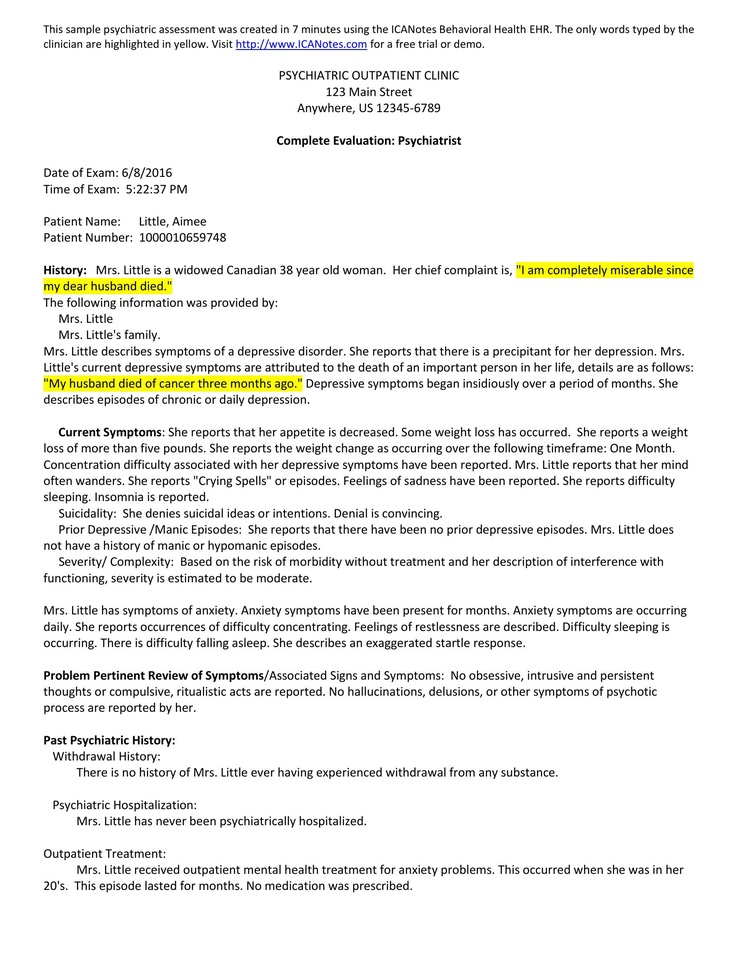
#> input picture Ocr modal/page_0.jpg, 738 x 956 px, shrunk from 1700 x 2200 before the run; its folder holds only this picture in this run
$ python improved_ocr.py
#> lines starting #> are read from the running program, lines starting #| are printed output that depends on the picture; after the words box and inside, x2 and y2 are one past the last pixel; in counts of white or black regions, pixels touching at a corner belong together
import cv2
import pytesseract
import glob
import os
import numpy as np

# Set the Tesseract path (Windows users)
pytesseract.pytesseract.tesseract_cmd = r"C:\Program Files\Tesseract-OCR\tesseract.exe"

def preprocess_image(image):
    # Convert to grayscale
    gray = cv2.cvtColor(image, cv2.COLOR_BGR2GRAY)

    # Apply bilateral filter to remove noise while preserving edges
    denoised = cv2.bilateralFilter(gray, 9, 75, 75)

    # Apply adaptive thresholding
    thresh = cv2.adaptiveThreshold(
        denoised, 255, cv2.ADAPTIVE_THRESH_GAUSSIAN_C,
        cv2.THRESH_BINARY, 11, 2
    )

    # Apply dilation to connect text components
    kernel = np.ones((1,1), np.uint8)
    dilated = cv2.dilate(thresh, kernel, iterations=1)

    return dilated

def extract_text(image_path):
    try:
        # Read image
        img = cv2.imread(image_path)

        if img is None:
            raise ValueError(f"Could not read image: {image_path}")

        # Get image dimensions
        height, width = img.shape[:2]

        # Check if image is too small
        if width < 100 or height < 100:
            raise ValueError(f"Image is too small: {width}x{height}")

        # Preprocess image
        processed = preprocess_image(img)

        # Save preprocessed image for debugging
        debug_dir = "debug_images"
        os.makedirs(debug_dir, exist_ok=True)
        debug_path = os.path.join(debug_dir, f"processed_{os.path.basename(image_path)}")
        cv2.imwrite(debug_path, processed)

        # OCR Configuration
        custom_config = r'--oem 3 --psm 6 -l eng --dpi 300'

        # Perform OCR
        text = pytesseract.image_to_string(processed, config=custom_config)

        # Clean up text
        text = text.strip()

        if not text:
            print(f"Warning: No text extracted from {image_path}")

        return text

    except Exception as e:
        print(f"Error processing {image_path}: {str(e)}")
        return ""

def main():
    # Get all image files
    image_files = sorted(glob.glob("page_*.jpg"))

    if not image_files:
        print("No image files found matching pattern 'page_*.jpg'")
        return

    # Define separator
    separator = "\n" + "=" * 50 + "\n"

    # Store extracted text from all images
    all_text = []

    print(f"\nFound {len(image_files)} images to process")

    for image_path in image_files:
        try:
            print(f"\nProcessing: {image_path}")

            # Check if file exists and is readable
            if not os.path.isfile(image_path):
                print(f"Error: File {image_path} does not exist or is not accessible")
                continue

            # Extract text from image
            text = extract_text(image_path)
#> in extract_text, img is the input picture: shape (956, 738, 3); mean B, G, R 237.7, 240.1, 240.1
#> in preprocess_image, `denoised = cv2.bilateralFilter(gray, 9, 75, 75)`:
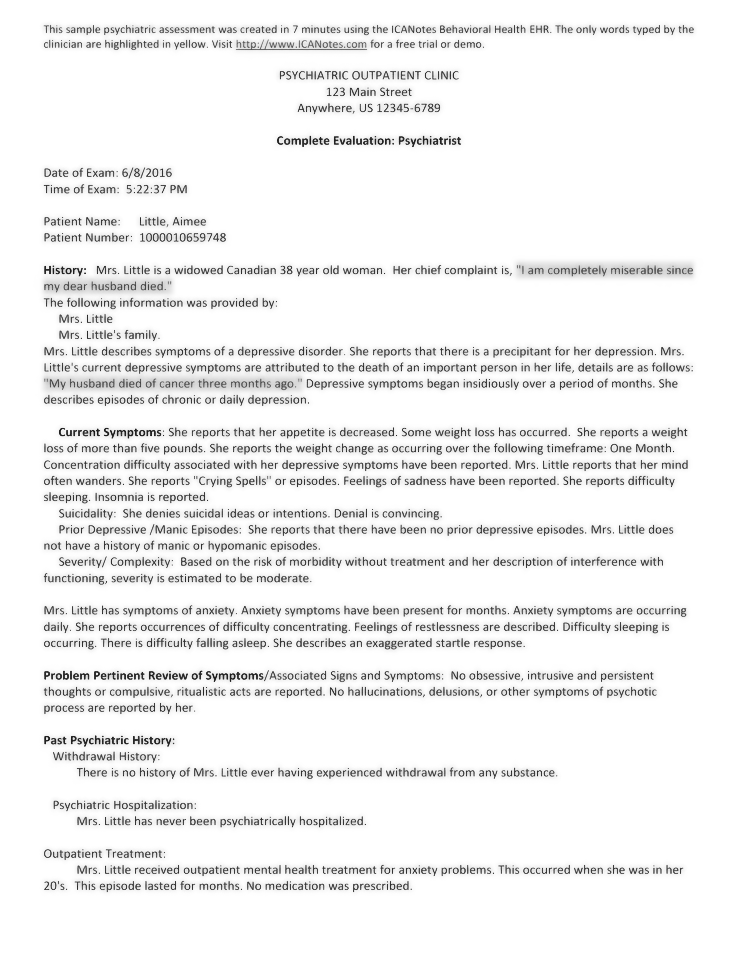
#> denoised: shape (956, 738); min 24, max 255, mean 241.1
#> in preprocess_image, `thresh = cv2.adaptiveThreshold( denoised, 255, cv2.ADAPTIVE_THRESH_GAU..`:
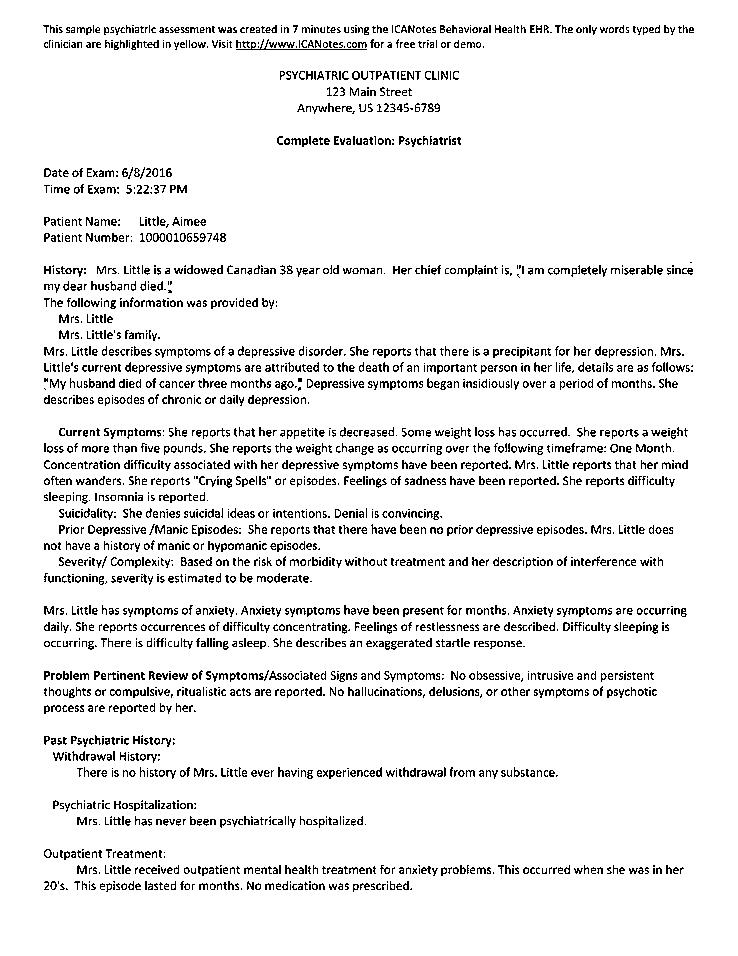
#> thresh: shape (956, 738); 92.8% white; black in thin lines or dots, all inside (x1, y1, x2, y2) = (43, 25, 694, 892)

            if text:
                # Append result with file name
                page_text = f"Page: {image_path}\n{text}"
                all_text.append(page_text)
                print(f"Successfully extracted text from {image_path}")
                print(f"Preview of extracted text:\n{text[:200]}...")
            else:
                print(f"Warning: No text could be extracted from {image_path}")

        except Exception as e:
            print(f"Error processing {image_path}: {str(e)}")
            continue

    if not all_text:
        print("\nWarning: No text was extracted from any images")
        return

    # Combine all text with separator
    final_output = separator.join(all_text)

    # Create output directory if it doesn't exist
    output_dir = "ocr_output"
    os.makedirs(output_dir, exist_ok=True)

    # Save output to a file
    output_file = os.path.join(output_dir, "final_output.txt")
    try:
        with open(output_file, "w", encoding="utf-8") as f:
            f.write(final_output)
        print(f"\nOutput saved to: {output_file}")

        # Print preview of final output
        print("\nPreview of Final Extracted Text:")
        preview_length = min(500, len(final_output))
        print(final_output[:preview_length] + "..." if len(final_output) > preview_length else final_output)

    except Exception as e:
        print(f"Error saving output: {str(e)}")

if __name__ == "__main__":
    main()
#> (the call stopped at in extract_text, `text = pytesseract.image_to_string(processed, config=custom_config)`: pytesseract is not available in this run)

$ run again, on Ocr modal/page_1.jpg
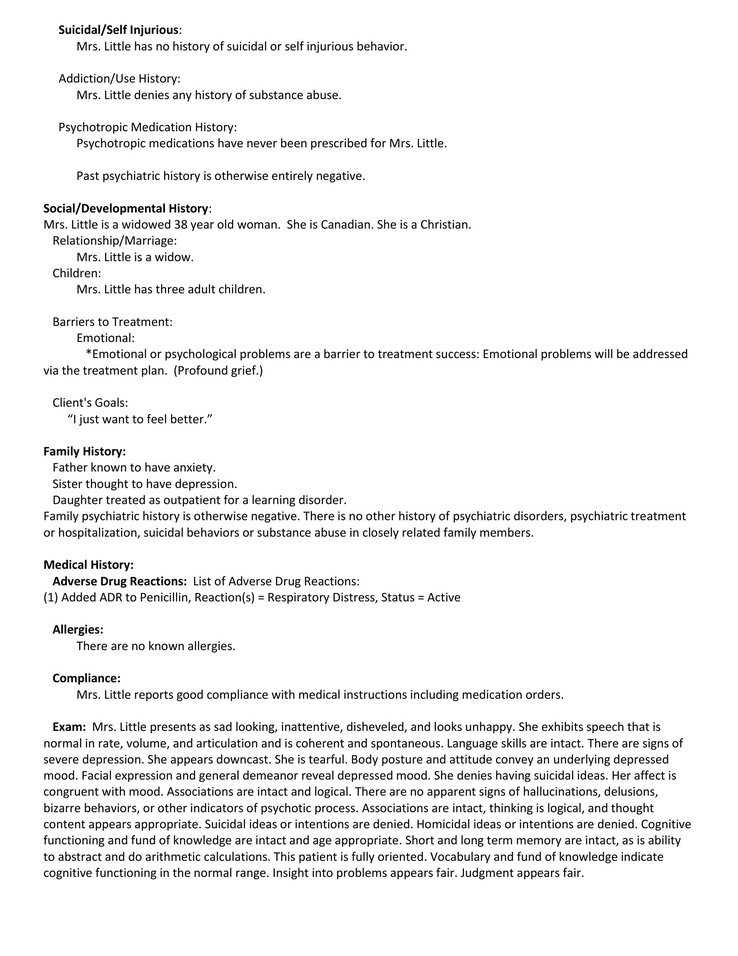
#> input picture Ocr modal/page_1.jpg, 738 x 956 px, shrunk from 1700 x 2200 before the run
#> in extract_text, img is the input picture: shape (956, 738, 3); min 0, max 255, mean 242.2
#> in preprocess_image, `thresh = cv2.adaptiveThreshold( denoised, 255, cv2.ADAPTIVE_THRESH_GAU..`:
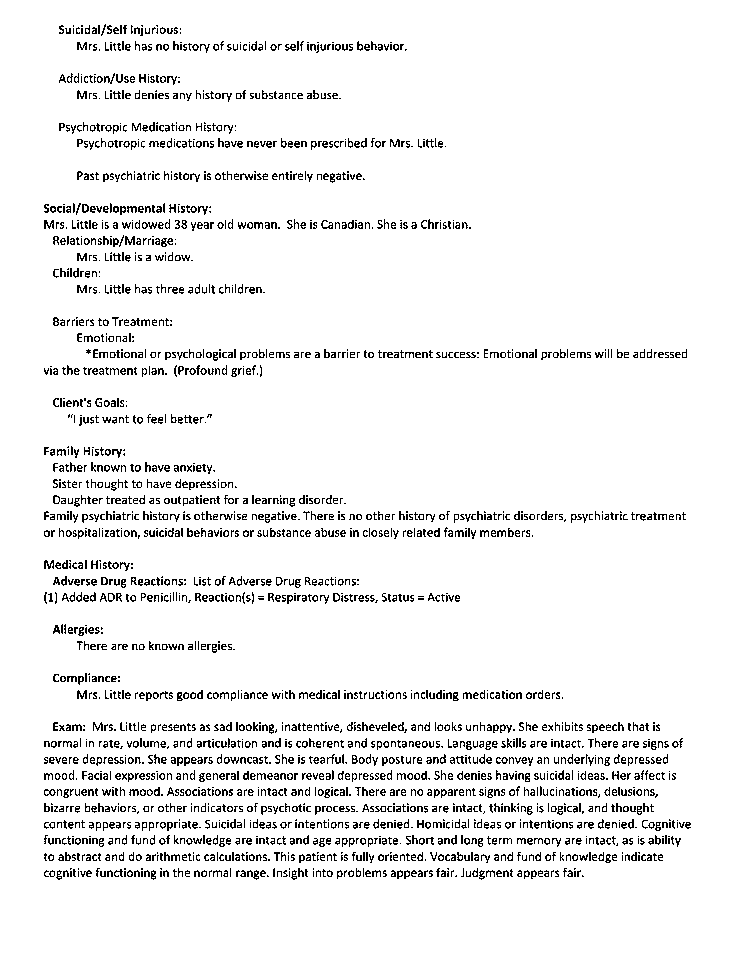
#> thresh: shape (956, 738); 93.9% white; black in thin lines or dots, all inside (x1, y1, x2, y2) = (44, 24, 691, 880)

$ run again, on Ocr modal/page_2.jpg
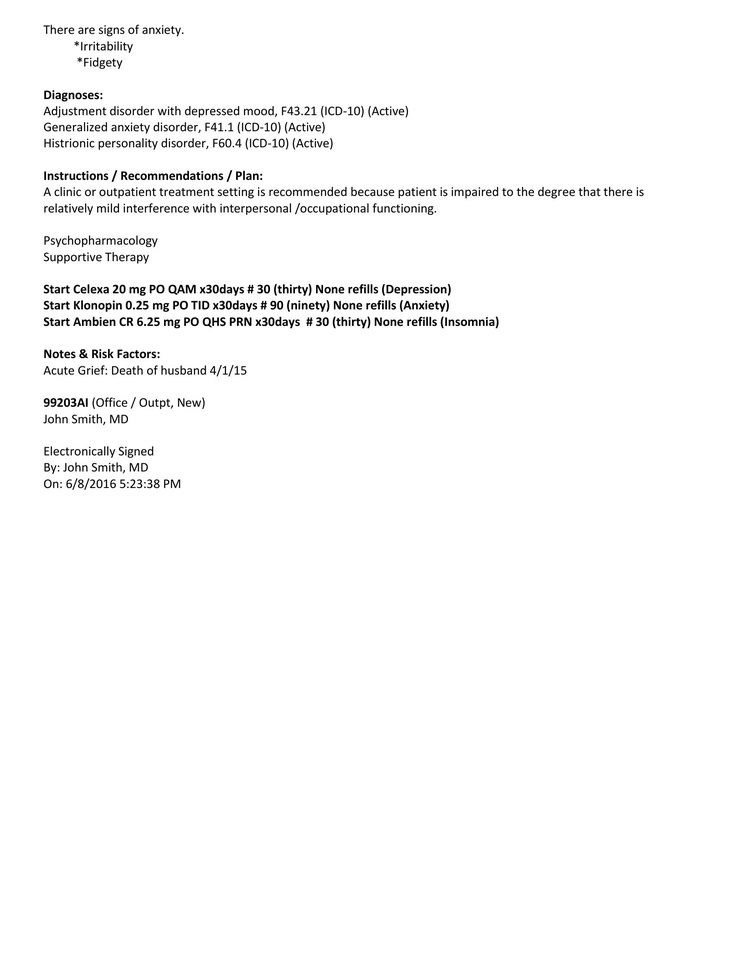
#> input picture Ocr modal/page_2.jpg, 738 x 956 px, shrunk from 1700 x 2200 before the run
#> in extract_text, img is the input picture: shape (956, 738, 3); min 0, max 255, mean 249.8
#> in preprocess_image, `thresh = cv2.adaptiveThreshold( denoised, 255, cv2.ADAPTIVE_THRESH_GAU..`:
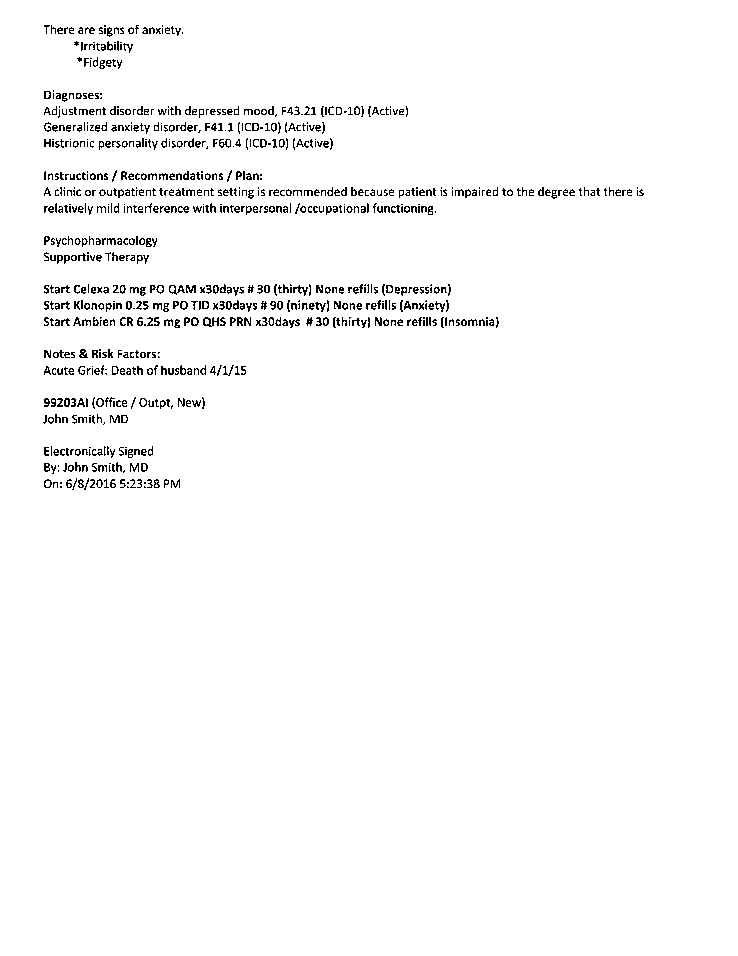
#> thresh: shape (956, 738); 97.7% white; black in thin lines or dots, all inside (x1, y1, x2, y2) = (43, 25, 644, 490)
